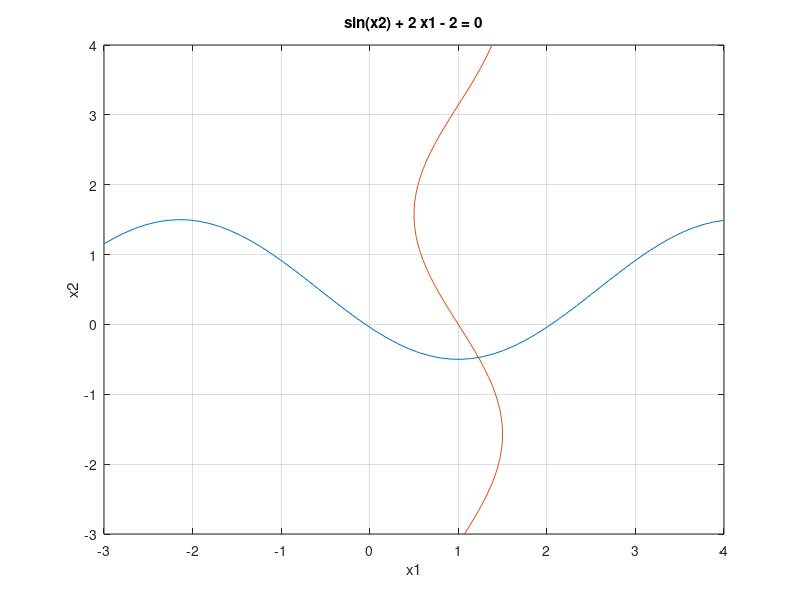

Source code (MATLAB): (Note: this script raises an error after producing the figure.)

ezplot('cos(x1 - 1) + x2 - 0.5', [-3, 4]); hold;
ezplot('sin(x2) + 2 * x1 - 2', [-3 4]); grid;
eps = 1e-4;
x1 = sym('x1');
x2 = sym('x2');
f1 = 0.5 - cos(x1 - 1);
f2 = 1 - 0.5 * sin(x2);
X0 = zeros(1, 2);
X = zeros(1, 2);
X0(1) = 1.5;
X0(2) = -0.5;
delta = norm(X - X0);
while(delta > eps)
    F = [double(subs(f1, x1, X0(2))), double(subs(f2, x2, X0(1)))];
    X = F;
    delta = norm(X - X0);
    X0 = X;
end
fprintf("x1 = %f, x2 = %f\n", X0(2), X0(1));

